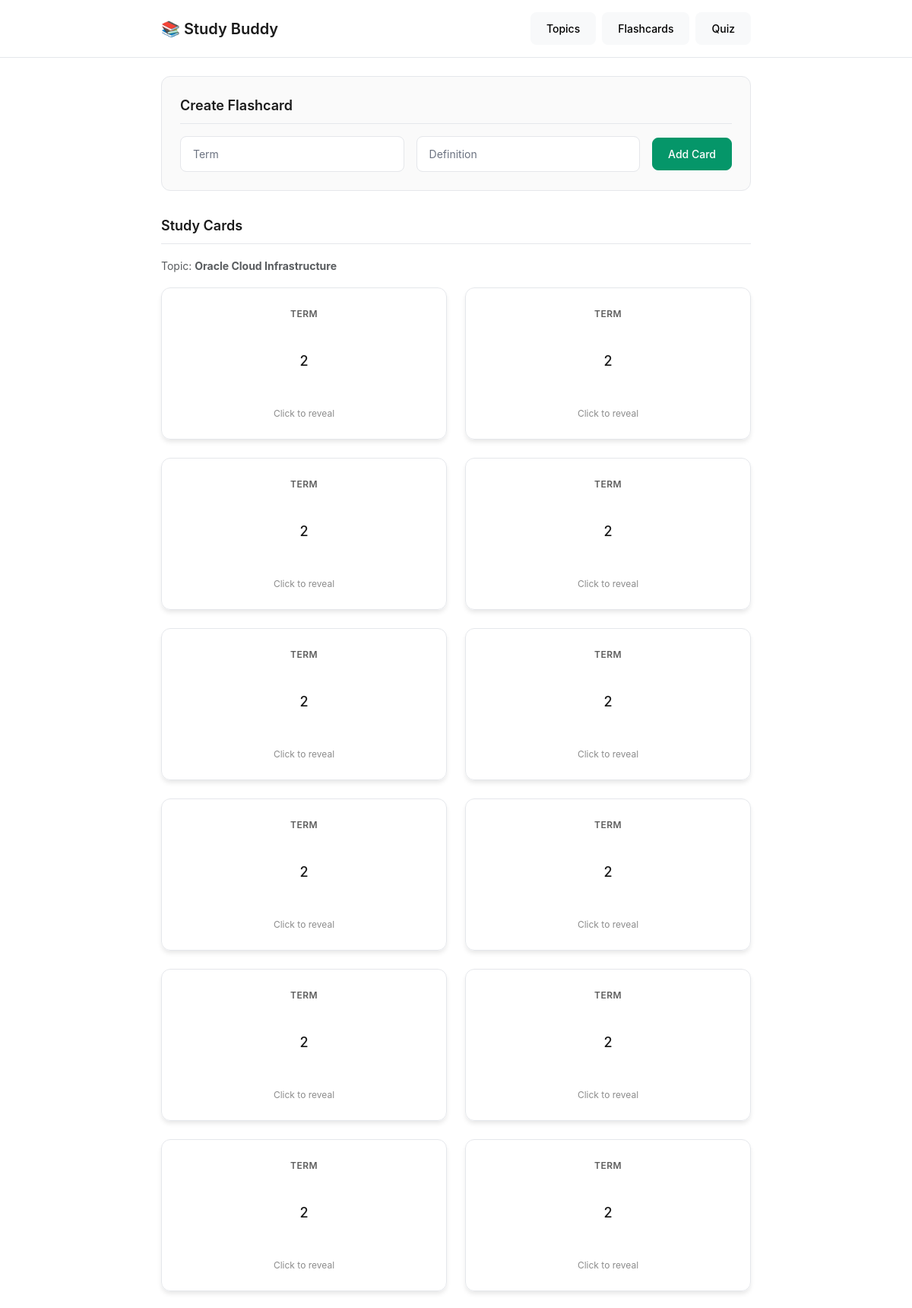
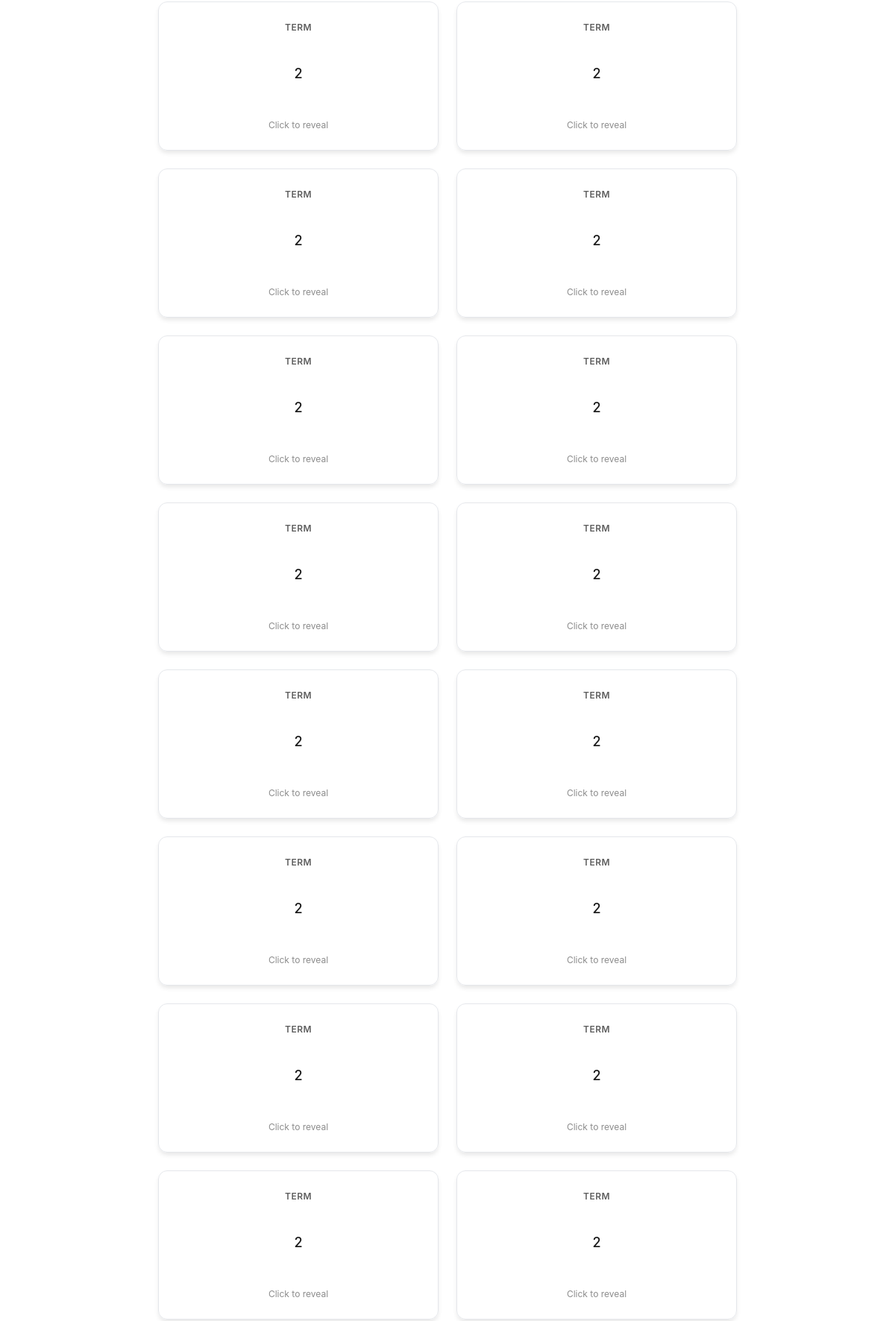
Screenshot of /topics/2/flashcards (upper part) with the database file from the repository (2 pictures, top to bottom).
### tables this page shows
CREATE TABLE topics (
            id INTEGER PRIMARY KEY AUTOINCREMENT,
            name TEXT NOT NULL UNIQUE,
            description TEXT
        );

CREATE TABLE flashcards (
            id INTEGER PRIMARY KEY AUTOINCREMENT,
            topic_id INTEGER NOT NULL,
            term TEXT NOT NULL,
            definition TEXT NOT NULL,
            created_at TIMESTAMP DEFAULT CURRENT_TIMESTAMP,
            FOREIGN KEY(topic_id) REFERENCES topics(id) ON DELETE CASCADE
        );

### app.py (the view, shortened to what this page needs)
@app.route('/topics/<int:topic_id>/flashcards', methods=['GET', 'POST'])
def flashcards_for_topic(topic_id):
    conn = sqlite3.connect(DB)
    c = conn.cursor()
    c.execute('SELECT id, name FROM topics WHERE id = ?', (topic_id,))
    t = c.fetchone()
    if not t:
        conn.close()
        return 'Topic not found', 404
    c.execute('SELECT * FROM flashcards WHERE topic_id = ? ORDER BY id DESC', (topic_id,))
    fc_list = c.fetchall()
    conn.close()
    return render_template('flashcards.html', flashcards=fc_list, topic=t)

### app.py (called while the page is built)
    def __call__(self, environ, start_response):
        script_name = self.subdirectory
        path_info = environ['PATH_INFO']
        if path_info.startswith(script_name):
            environ['PATH_INFO'] = path_info[len(script_name):]
            environ['SCRIPT_NAME'] = script_name
            return self.app(environ, start_response)
        else:
            environ['SCRIPT_NAME'] = script_name
            return self.app(environ, start_response)

### templates/flashcards.html (shortened to what this page needs)
{% extends 'base.html' %}
{% block content %}
<div class="form-section">
  <div class="section-title">Create Flashcard</div>
  <form method="POST" class="flashcard-form">
    <div class="form-row">
      <div class="form-group">
        <input name="term" class="form-control" placeholder="Term" required />
      </div>
      <div class="form-group">
        <input name="definition" class="form-control" placeholder="Definition" required />
      </div>
      <button class="btn btn-success" type="submit">Add Card</button>
    </div>
  </form>
</div>
<div class="flashcards-section">
  <div class="section-title">Study Cards</div>
  {% if topic %}
    <div class="mb-2"><small class="text-muted">Topic: <strong>{{ topic[1] if topic is iterable else topic.name }}</strong></small></div>
  {% endif %}
  {% if flashcards %}
    <div class="flashcards-grid">
      {% for card in flashcards %}
      <div class="flashcard" onclick="flipCard(this)">
        <div class="flashcard-inner">
          <div class="flashcard-front">
            <div class="card-label">Term</div>
            <div class="card-content">{{ card[1] }}</div>
            <div class="flip-indicator">Click to reveal</div>
          </div>
          <div class="flashcard-back">
            <div class="card-label">Definition</div>
            <div class="card-content">{{ card[2] }}</div>
            <div class="flip-indicator">Click to flip back</div>
          </div>
        </div>
      </div>
      {% endfor %}
    </div>
  {% endif %}
</div>
{% endblock %}

### static/style.css (style rules this page uses)
:root { --bg-primary: #ffffff; --bg-secondary: #fafafa; --text-primary: #1a1a1a; --text-secondary: #6b7280; --border-color: #e5e7eb; --accent-color: #2563eb; --accent-hover: #1d4ed8; --success-color: #059669; --error-color: #dc2626; --radius-sm: 6px; --radius-md: 8px; --radius-lg: 12px; --shadow-sm: 0 1px 2px 0 rgba(0, 0, 0, 0.05); --shadow-md: 0 4px 6px -1px rgba(0, 0, 0, 0.1); --font-mono: 'SF Mono', 'Monaco', 'Cascadia Code', 'Roboto Mono', monospace; }
body.light-mode { background-color: var(--bg-primary); color: var(--text-primary); font-family: -apple-system, BlinkMacSystemFont, 'Segoe UI', Roboto, sans-serif; line-height: 1.6; }
.form-control { border: 1px solid var(--border-color); border-radius: var(--radius-md); background-color: var(--bg-primary); color: var(--text-primary); padding: 12px 16px; font-size: 14px; transition: all 0.2s ease; box-shadow: none; }
.form-control::placeholder { color: var(--text-secondary); }
.btn { border-radius: var(--radius-md); font-weight: 500; font-size: 14px; padding: 10px 20px; border: 1px solid transparent; transition: all 0.2s ease; cursor: pointer; }
.btn-success { background-color: var(--success-color); color: white; border-color: var(--success-color); }
.form-section { background-color: var(--bg-secondary); border: 1px solid var(--border-color); border-radius: var(--radius-lg); padding: 1.5rem; margin-bottom: 2rem; }
.section-title { font-size: 1.125rem; font-weight: 600; color: var(--text-primary); margin-bottom: 1rem; padding-bottom: 0.5rem; border-bottom: 1px solid var(--border-color); }
.flashcard-form .form-row { display: grid; grid-template-columns: 1fr 1fr auto; gap: 1rem; align-items: center; }
.flashcard-form .form-group { margin: 0; }
.flashcards-section { margin-top: 2rem; }
.flashcards-grid { display: grid; grid-template-columns: repeat(auto-fill, minmax(280px, 1fr)); gap: 1.5rem; margin-top: 1rem; }
.flashcard { height: 200px; perspective: 1000px; cursor: pointer; user-select: none; }
.flashcard-inner { position: relative; width: 100%; height: 100%; text-align: center; transition: transform 0.6s; transform-style: preserve-3d; border-radius: var(--radius-lg); box-shadow: var(--shadow-md); }
.flashcard-front, .flashcard-back { position: absolute; width: 100%; height: 100%; backface-visibility: hidden; border-radius: var(--radius-lg); border: 1px solid var(--border-color); display: flex; flex-direction: column; justify-content: center; padding: 1.5rem; background-color: var(--bg-primary); }
.flashcard-back { background-color: var(--accent-color); color: white; transform: rotateY(180deg); }
.card-label { font-size: 0.75rem; font-weight: 600; text-transform: uppercase; letter-spacing: 0.5px; margin-bottom: 0.5rem; opacity: 0.7; }
.flashcard-back .card-label { opacity: 0.9; }
.card-content { font-size: 1.125rem; font-weight: 500; line-height: 1.4; margin-bottom: 1rem; flex: 1; display: flex; align-items: center; justify-content: center; text-align: center; }
.flip-indicator { font-size: 0.75rem; opacity: 0.5; margin-top: auto; }
.flashcard-back .flip-indicator { opacity: 0.8; }

### rows the page displays
topics: name "Oracle Cloud Infrastructure"
flashcards: topic "2"
flashcards: topic "2"
flashcards: topic "2"
flashcards: topic "2"
flashcards: topic "2"
flashcards: topic "2"
flashcards: topic "2"
flashcards: topic "2"
flashcards: topic "2"
flashcards: topic "2"
flashcards: topic "2"
flashcards: topic "2"
flashcards: topic "2"
flashcards: topic "2"
flashcards: topic "2"
flashcards: topic "2"
flashcards: topic "2"
flashcards: topic "2"
flashcards: topic "2"
flashcards: topic "2"
flashcards: topic "2"
flashcards: topic "2"
flashcards: topic "2"
flashcards: topic "2"
flashcards: topic "2"
flashcards: topic "2"
flashcards: topic "2"
flashcards: topic "2"
